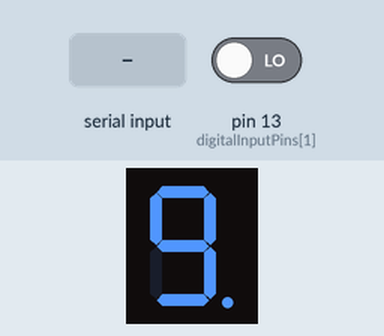
Simulated run of this sketch. Board: Arduino Uno, built with avr-gcc and run on an emulated ATmega328P. Parts: 1-digit seven-segment display. Wiring (inferred from the names in the program): 1-digit 7-segment display, segments lit when LOW: segments pin 3, pin 5, pin 6, pin 9, pin 10, pin 2, pin 7, pin 8. The inputs (shaded band) are chosen by the test bench; at power-on: pin 13 (digitalInputPins[1]) LOW. The segment pins are drawn as the display they are named for.

Above: at 1.2 s.
1.3 s: "1" received over Serial
At 1.45 s:
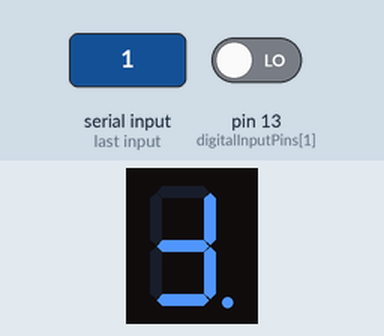
3.0 s: "2" received over Serial
At 3.15 s:
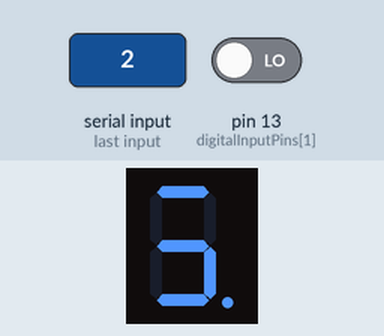
Timing chart, 0 to 6.0 s (numbered marks = the images above; inputs shaded):
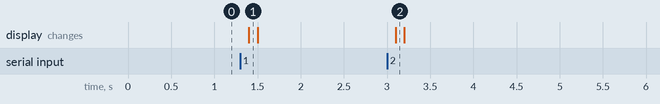

The sketch:

wrist-reader-LED.ino
```cpp
const char          pinNumbers[] = {3,5,6,9,10,2,7,8 };
const char          digitalInputPins[] = {12, 13};
const char          analogInputPins[] = {4,5};
unsigned char       digitalInputPinsAmt = 1;
unsigned char       analagInputPinsAmt = 2;
unsigned char       outputPinsAmt = 8;


int                 timeCharIsOn = 100;
int                 timeCharIsOff = 200;
char                lEDBrightness = 15;
String              sentence = "Hello World! abcdefghijklmnopqrstuvwxyz 0123456789 now agian :}";

 char               lowerCaseArray[] = {96,'e','t','n','a','s','h','f','o','r','d','g','l','y',
                         'p','z','i','c','u','b','m','v','k',123 ,'w','j','x',124,'q',125,126,127};

 char               upperCaseArray[] = {64,'E','T','N','A','S','H','F','O','R','D','G','L','Y',
                         'P','Z','I','C','U','B','M','V','K',95,'W','J','X',91,'Q',92,93,94};

 char               symbolArray[] = {32,33,34,35,36,37,38,39,40,41,42,43,44,45,
                         46,47,48,49,50,51,52,53,54,55,56,57,58,59,60,61,62,63};

String              message = "";

bool                ledStates[] = {false,false,false,false,false,false,false,false};
bool                inputIsActive = true;
bool                readingMessage = false;
// used in the pause function
bool                pauseIsActive = false;
// pause button variables
long                lastStateChangePause = 0;


void parseSentence(String sentenceToParse,bool &pauseVariable) {
  int messageIndex = 0; // keeps track of you place in the string/message
  String sentenceCopy = sentenceToParse;
  while (sentenceCopy.length() > 0) {
    handleBtn_On_Off(digitalInputPins[1], lastStateChangePause, 399, pauseIsActive, true, 8);      // pause btn
    if (!pauseVariable) {
      char currentChar = sentenceCopy.charAt(0);
      if (currentChar != '\0') {
        messageIndex++;
        byte charByte = charToByte(currentChar);
        setLEDStates(charByte);
        sendToLEDs();
        delay(timeCharIsOn);
        resetStates();
        delay(timeCharIsOff);
      };
        sentenceCopy.remove(0,1);
    };  // if pause isn't active
  }; // while loop
};  // end of function

byte charToByte(char character) {
  if (character < 64) {  // if char is a symbol
    for(byte i=0; i<sizeof(symbolArray); i++) {
      if(character == symbolArray[i]) {
        i = bitSet(i,5); // modify the 5th bit of the byte to on so if 00000011 now its 00100011
        return byte(i);
      };
    };
  } else if (character < 96) { // if char is uppercase4
    for(byte i=0; i<sizeof(upperCaseArray); i++) {
      if(character == upperCaseArray[i]) {
        i = bitSet(i, 6);  // modify the 6th bit of the byte to on so if its 00000011 now its 01000011
        return byte(i);
      };
    };
  } else if (character < 128) {  // if char is lowercase
    for(byte i=0; i<sizeof(lowerCaseArray); i++) {
      if(character == lowerCaseArray[i]) {
        return byte(i);
      };
    };
  };
};

void setLEDStates(byte charNum) {
  for (int i=0; i<8; i++) {
    int currentBit = bitRead(charNum, i);
    if (bitRead(charNum, i) == 1) {
      ledStates[i] = true;
    };
  };
};

void sendToLEDs() {
  for (int i=0; i<outputPinsAmt; i++) {
    if(ledStates[i] == true && i < 5) {
      analogWrite(pinNumbers[i], lEDBrightness);
    } else if (ledStates[i] == true) {
      digitalWrite(pinNumbers[i], HIGH);
    };
  };
};

void resetStates() {
  for (int i = 0; i<outputPinsAmt; i++) {
    ledStates[i] = false;
    analogWrite(pinNumbers[i], 0);
  };
};

void handleBtn_On_Off(char inputPinNumber, long &lastStateChange, int debounceTime ,bool &stateOfBtn,bool btnHasOutput, char outputPin) {
  byte pauseBtnReading = digitalRead(inputPinNumber);
  if (pauseBtnReading == 1) {
    long currentMillis = millis();
    if (currentMillis - lastStateChange > debounceTime) {
      stateOfBtn = !stateOfBtn;
      if (btnHasOutput) {
        digitalWrite(outputPin, pauseIsActive);
         Serial.print("button reading");
      };
      lastStateChange = currentMillis;
    };
  };
}; // end handlePause

void readIncomingSerial() {
  while(Serial.available() > 0) {
    inputIsActive = true;
    readingMessage = false;
    message += char(Serial.read());
  };
};

void setup() {
  Serial.begin(9600);
  // Initialize Inputs and OutPuts
  for (int i=0; i<outputPinsAmt; i++) {
    pinMode(pinNumbers[i], OUTPUT);
    analogWrite(10, 10);
  };
  for (int i=0; i<digitalInputPinsAmt; i++) {
    pinMode(digitalInputPins[i], INPUT);
    digitalWrite(digitalInputPins[i], LOW);
  };
  for (int i=0; i<analagInputPinsAmt; i++) {
    pinMode(digitalInputPins[i], INPUT);
  };
};

void loop() {
  if (Serial.available() > 0) {
    readIncomingSerial();
    inputIsActive = false;
    readingMessage = true;
  };
  if ((!inputIsActive) && (readingMessage)) {
    parseSentence(message, pauseIsActive);
    message.remove(0, message.length());
  };
  inputIsActive = true;
  readingMessage = false;
  delay(200);
};
```

Measured:
- after the input at 1.3 s, the display: changes after 0.10 s (image 1)
- after the input at 3.0 s, the display: changes after 0.10 s (image 2)
